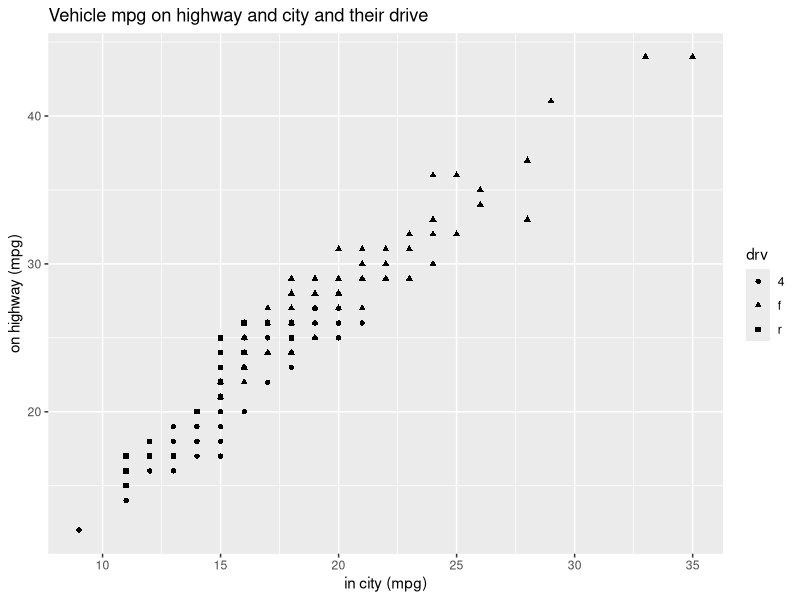
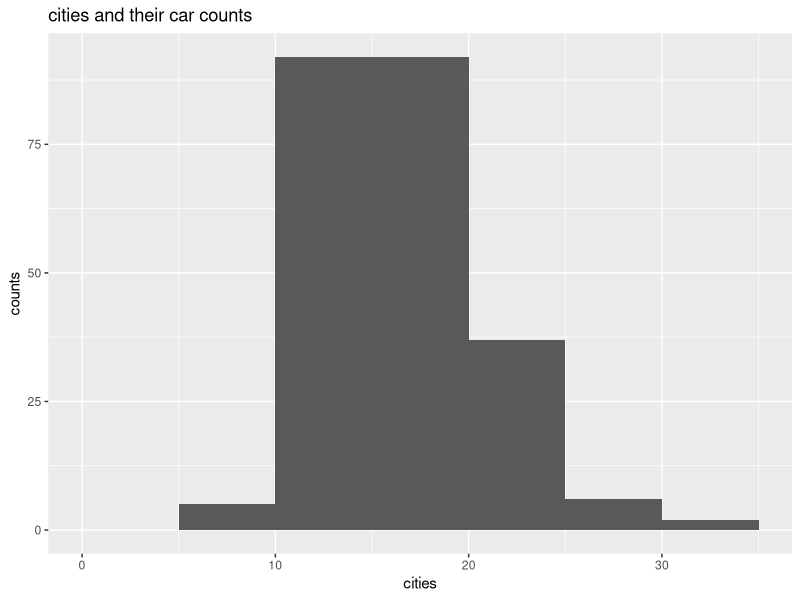
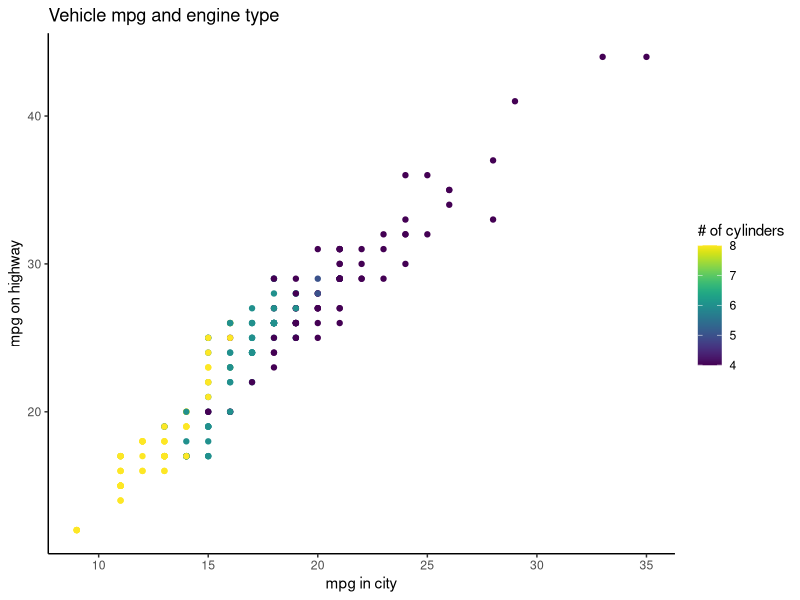
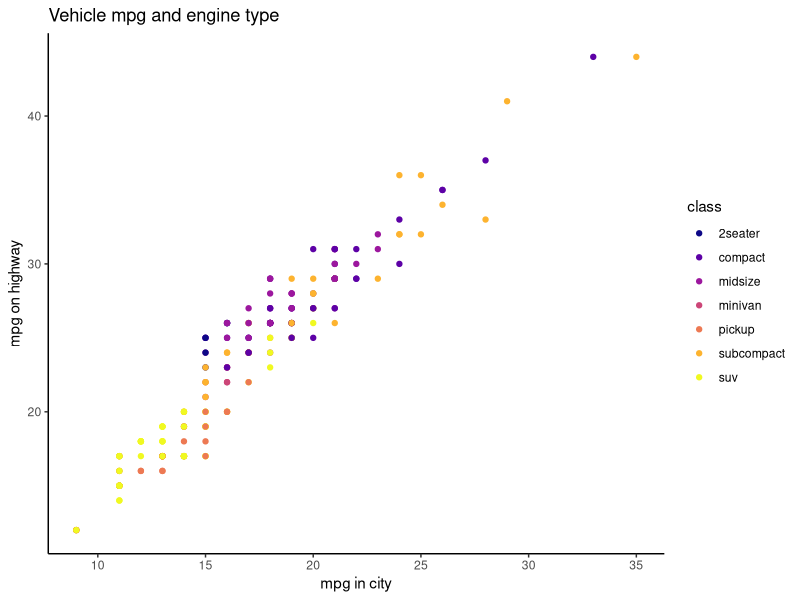
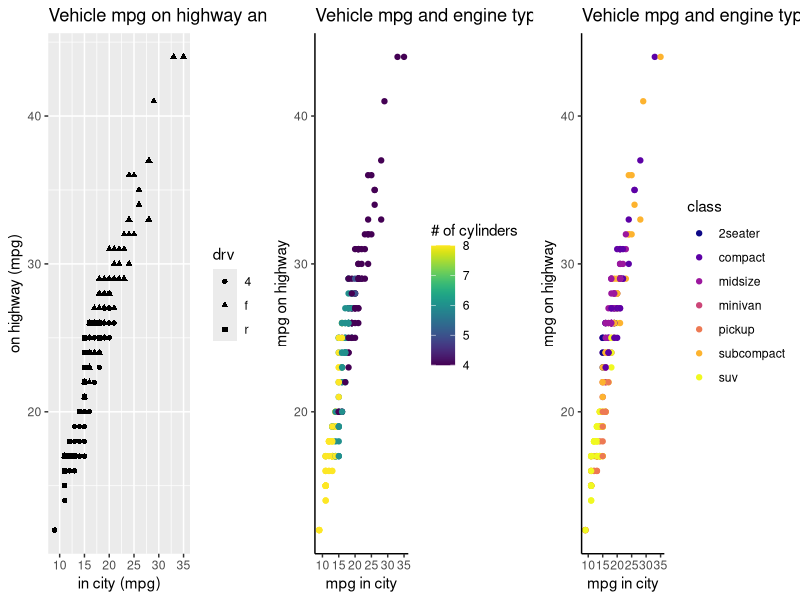

Reproduce these figures in R, in order.
###setup###
getwd()
setwd("C:/Users/zheng/intersession_data_2024/code/coding_day4")
getwd()
library(datasets)
library(viridis)
library(ggplot2)
library(gridExtra)

#datas
data(mpg)
class(mpg)
dim(mpg)
head(mpg)
summary(mpg)

# plt <- ggplot(data = <DATA>) + 
#  <GEOM_FUNCTION>(mapping = aes(<MAPPINGS>)) +
#  labs(title = <"TITLE">, x= <"X AXIS LABEL">, y= <"Y AXIS LABEL"> )

#scatterplot#
plt <- ggplot(data = mpg) + 
  geom_point(mapping = aes(x=cty, y=hwy, shape=drv)) +
  labs(title = "Vehicle mpg on highway and city and their drive", x= "in city (mpg)", y= "on highway (mpg)" )
plt

#histograms

plt2 <- ggplot(data = mpg) +
  geom_histogram(mapping = aes(x=cty), breaks = seq(from=0, to=35, by=5)) +
  labs(title = "cities and their car counts", x= "cities", y= "counts" )

plt2

#scatter plots
plt3 <- ggplot(data = mpg) +
  geom_point(mapping = aes(x=cty, y=hwy, color = cyl)) +
  scale_color_viridis() +
  labs(title = "Vehicle mpg and engine type", x= "mpg in city", y= "mpg on highway", color= "# of cylinders" ) +
  theme_classic()

plt3

plt4 <- ggplot(data = mpg) +
  geom_point(mapping = aes(x=cty, y=hwy, color = class)) +
  scale_color_viridis(discrete = TRUE, option = "plasma") +
  labs(title = "Vehicle mpg and engine type", x= "mpg in city", y= "mpg on highway", color= "class" ) +
  theme_classic()

plt4

## multi-panel visualizations
grid.arrange(plt, plt3, plt4, ncol=3, nrow=1)


